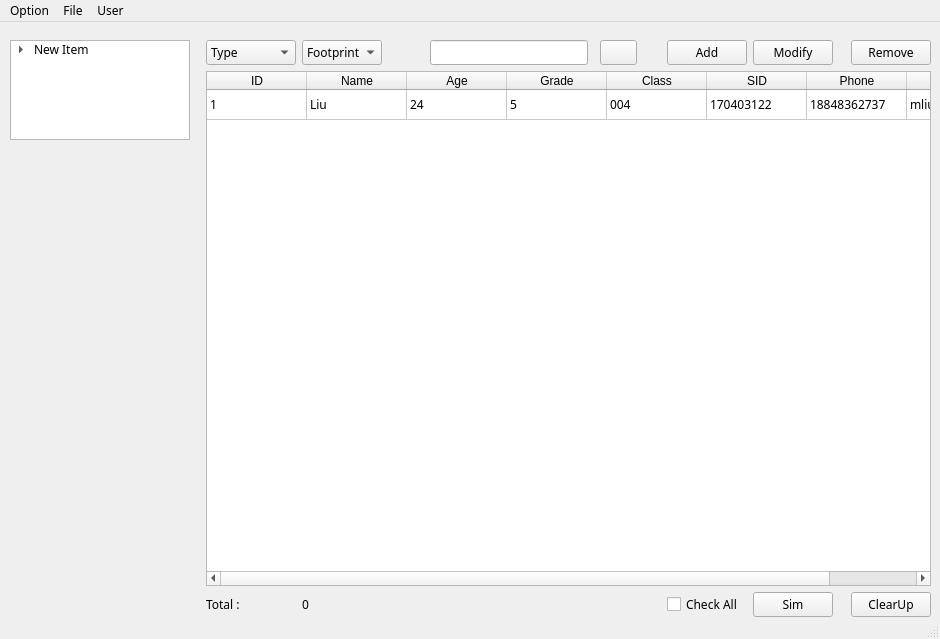
<?xml version="1.0" encoding="UTF-8"?>
<ui version="4.0">
 <class>MainWindow</class>
 <widget class="QMainWindow" name="MainWindow">
  <property name="geometry">
   <rect>
    <x>0</x>
    <y>0</y>
    <width>940</width>
    <height>639</height>
   </rect>
  </property>
  <property name="minimumSize">
   <size>
    <width>800</width>
    <height>480</height>
   </size>
  </property>
  <property name="font">
   <font>
    <family>Fira Code</family>
   </font>
  </property>
  <property name="windowTitle">
   <string>StudentInfoManager</string>
  </property>
  <property name="windowIcon">
   <iconset resource="Resources/res.qrc">
    <normaloff>:/img/logo.ico</normaloff>:/img/logo.ico</iconset>
  </property>
  <property name="toolTip">
   <string> Student Information Management System</string>
  </property>
  <widget class="QWidget" name="Body">
   <property name="styleSheet">
    <string notr="true"/>
   </property>
   <layout class="QGridLayout" name="gridLayout_3">
    <property name="leftMargin">
     <number>0</number>
    </property>
    <property name="topMargin">
     <number>0</number>
    </property>
    <property name="rightMargin">
     <number>0</number>
    </property>
    <property name="bottomMargin">
     <number>0</number>
    </property>
    <property name="spacing">
     <number>0</number>
    </property>
    <item row="0" column="0" colspan="2">
     <widget class="QWidget" name="TopView" native="true">
      <property name="styleSheet">
       <string notr="true"/>
      </property>
      <layout class="QGridLayout" name="gridLayout_2">
       <property name="leftMargin">
        <number>0</number>
       </property>
       <property name="topMargin">
        <number>0</number>
       </property>
       <property name="rightMargin">
        <number>0</number>
       </property>
       <property name="bottomMargin">
        <number>0</number>
       </property>
       <property name="spacing">
        <number>0</number>
       </property>
       <item row="0" column="0">
        <widget class="QWidget" name="widget_2" native="true">
         <layout class="QGridLayout" name="gridLayout"/>
        </widget>
       </item>
      </layout>
     </widget>
    </item>
    <item row="3" column="0">
     <widget class="QWidget" name="widget" native="true">
      <property name="minimumSize">
       <size>
        <width>200</width>
        <height>200</height>
       </size>
      </property>
      <widget class="QTreeWidget" name="tree_leftTreePanel">
       <property name="geometry">
        <rect>
         <x>10</x>
         <y>0</y>
         <width>180</width>
         <height>100</height>
        </rect>
       </property>
       <property name="minimumSize">
        <size>
         <width>0</width>
         <height>0</height>
        </size>
       </property>
       <property name="maximumSize">
        <size>
         <width>180</width>
         <height>100</height>
        </size>
       </property>
       <property name="styleSheet">
        <string notr="true"/>
       </property>
       <attribute name="headerVisible">
        <bool>false</bool>
       </attribute>
       <column>
        <property name="text">
         <string>Page</string>
        </property>
       </column>
       <item>
        <property name="text">
         <string>New Item</string>
        </property>
        <item>
         <property name="text">
          <string>New Subitem</string>
         </property>
        </item>
        <item>
         <property name="text">
          <string>New Subitem</string>
         </property>
        </item>
       </item>
      </widget>
     </widget>
    </item>
    <item row="3" column="1">
     <widget class="QStackedWidget" name="stackedWidget">
      <property name="styleSheet">
       <string notr="true"/>
      </property>
      <widget class="QWidget" name="page">
       <layout class="QGridLayout" name="gridLayout_4">
        <property name="leftMargin">
         <number>6</number>
        </property>
        <property name="topMargin">
         <number>0</number>
        </property>
        <property name="bottomMargin">
         <number>0</number>
        </property>
        <item row="0" column="12">
         <widget class="QPushButton" name="btn_serach">
          <property name="autoFillBackground">
           <bool>false</bool>
          </property>
          <property name="text">
           <string/>
          </property>
          <property name="icon">
           <iconset resource="Resources/res.qrc">
            <normaloff>:/img/search_white_48px.png</normaloff>:/img/search_white_48px.png</iconset>
          </property>
          <property name="iconSize">
           <size>
            <width>18</width>
            <height>18</height>
           </size>
          </property>
          <property name="autoRepeat">
           <bool>false</bool>
          </property>
          <property name="autoExclusive">
           <bool>false</bool>
          </property>
          <property name="autoDefault">
           <bool>false</bool>
          </property>
          <property name="default">
           <bool>false</bool>
          </property>
          <property name="flat">
           <bool>false</bool>
          </property>
         </widget>
        </item>
        <item row="3" column="18">
         <widget class="QPushButton" name="btn_simulation">
          <property name="text">
           <string>Sim</string>
          </property>
         </widget>
        </item>
        <item row="3" column="17">
         <widget class="QCheckBox" name="cbox_checkAll">
          <property name="text">
           <string>Check All</string>
          </property>
         </widget>
        </item>
        <item row="0" column="18">
         <widget class="QPushButton" name="btn_modify">
          <property name="text">
           <string>Modify</string>
          </property>
          <property name="icon">
           <iconset resource="Resources/res.qrc">
            <normaloff>:/img/modify_white_48px.png</normaloff>:/img/modify_white_48px.png</iconset>
          </property>
         </widget>
        </item>
        <item row="0" column="21">
         <widget class="QPushButton" name="btn_remove">
          <property name="text">
           <string>Remove</string>
          </property>
          <property name="icon">
           <iconset resource="Resources/res.qrc">
            <normaloff>:/img/remove_white_48px.png</normaloff>:/img/remove_white_48px.png</iconset>
          </property>
         </widget>
        </item>
        <item row="0" column="10">
         <widget class="QLineEdit" name="ld_serach">
          <property name="minimumSize">
           <size>
            <width>0</width>
            <height>0</height>
           </size>
          </property>
         </widget>
        </item>
        <item row="3" column="1">
         <widget class="QLabel" name="label_5">
          <property name="minimumSize">
           <size>
            <width>10</width>
            <height>0</height>
           </size>
          </property>
          <property name="maximumSize">
           <size>
            <width>50</width>
            <height>16777215</height>
           </size>
          </property>
          <property name="text">
           <string>Total :</string>
          </property>
         </widget>
        </item>
        <item row="0" column="17">
         <widget class="QPushButton" name="btn_add">
          <property name="text">
           <string>Add</string>
          </property>
          <property name="icon">
           <iconset resource="Resources/res.qrc">
            <normaloff>:/img/add_white_48px.png</normaloff>:/img/add_white_48px.png</iconset>
          </property>
         </widget>
        </item>
        <item row="0" column="1">
         <widget class="QComboBox" name="comboBox">
          <item>
           <property name="text">
            <string>Type</string>
           </property>
          </item>
          <item>
           <property name="text">
            <string>Res</string>
           </property>
          </item>
          <item>
           <property name="text">
            <string>Cap</string>
           </property>
          </item>
          <item>
           <property name="text">
            <string>二极管</string>
           </property>
          </item>
          <item>
           <property name="text">
            <string>三极管</string>
           </property>
          </item>
          <item>
           <property name="text">
            <string>线性稳压管</string>
           </property>
          </item>
          <item>
           <property name="text">
            <string>电源管理</string>
           </property>
          </item>
         </widget>
        </item>
        <item row="2" column="1" colspan="21">
         <widget class="QTableWidget" name="tableWidget">
          <property name="styleSheet">
           <string notr="true"/>
          </property>
          <property name="frameShape">
           <enum>QFrame::StyledPanel</enum>
          </property>
          <property name="lineWidth">
           <number>1</number>
          </property>
          <property name="alternatingRowColors">
           <bool>false</bool>
          </property>
          <property name="gridStyle">
           <enum>Qt::SolidLine</enum>
          </property>
          <property name="sortingEnabled">
           <bool>false</bool>
          </property>
          <property name="cornerButtonEnabled">
           <bool>true</bool>
          </property>
          <attribute name="horizontalHeaderVisible">
           <bool>true</bool>
          </attribute>
          <attribute name="horizontalHeaderCascadingSectionResizes">
           <bool>false</bool>
          </attribute>
          <attribute name="horizontalHeaderShowSortIndicator" stdset="0">
           <bool>false</bool>
          </attribute>
          <attribute name="horizontalHeaderStretchLastSection">
           <bool>true</bool>
          </attribute>
          <attribute name="verticalHeaderVisible">
           <bool>false</bool>
          </attribute>
          <attribute name="verticalHeaderCascadingSectionResizes">
           <bool>true</bool>
          </attribute>
          <attribute name="verticalHeaderShowSortIndicator" stdset="0">
           <bool>true</bool>
          </attribute>
          <attribute name="verticalHeaderStretchLastSection">
           <bool>false</bool>
          </attribute>
          <row>
           <property name="text">
            <string>1</string>
           </property>
          </row>
          <column>
           <property name="text">
            <string>ID</string>
           </property>
          </column>
          <column>
           <property name="text">
            <string>Name</string>
           </property>
          </column>
          <column>
           <property name="text">
            <string>Age</string>
           </property>
          </column>
          <column>
           <property name="text">
            <string>Grade</string>
           </property>
          </column>
          <column>
           <property name="text">
            <string>Class</string>
           </property>
          </column>
          <column>
           <property name="text">
            <string>SID</string>
           </property>
          </column>
          <column>
           <property name="text">
            <string>Phone</string>
           </property>
          </column>
          <column>
           <property name="text">
            <string>Wechat</string>
           </property>
          </column>
          <item row="0" column="0">
           <property name="text">
            <string>1</string>
           </property>
          </item>
          <item row="0" column="1">
           <property name="text">
            <string>Liu</string>
           </property>
          </item>
          <item row="0" column="2">
           <property name="text">
            <string>24</string>
           </property>
          </item>
          <item row="0" column="3">
           <property name="text">
            <string>5</string>
           </property>
          </item>
          <item row="0" column="4">
           <property name="text">
            <string>004</string>
           </property>
          </item>
          <item row="0" column="5">
           <property name="text">
            <string>170403122</string>
           </property>
          </item>
          <item row="0" column="6">
           <property name="text">
            <string>18848362737</string>
           </property>
          </item>
          <item row="0" column="7">
           <property name="text">
            <string>mliu2013</string>
           </property>
          </item>
         </widget>
        </item>
        <item row="3" column="21">
         <widget class="QPushButton" name="btn_clearUpStudent">
          <property name="text">
           <string>ClearUp</string>
          </property>
         </widget>
        </item>
        <item row="3" column="2">
         <widget class="QLabel" name="lb_totalCount">
          <property name="minimumSize">
           <size>
            <width>50</width>
            <height>0</height>
           </size>
          </property>
          <property name="text">
           <string>0</string>
          </property>
         </widget>
        </item>
        <item row="0" column="2">
         <widget class="QComboBox" name="comboBox_2">
          <item>
           <property name="text">
            <string>Footprint</string>
           </property>
          </item>
          <item>
           <property name="text">
            <string>0402</string>
           </property>
          </item>
          <item>
           <property name="text">
            <string>0603</string>
           </property>
          </item>
          <item>
           <property name="text">
            <string>0805</string>
           </property>
          </item>
          <item>
           <property name="text">
            <string>SOP-23</string>
           </property>
          </item>
         </widget>
        </item>
       </layout>
      </widget>
      <widget class="QWidget" name="page_2"/>
     </widget>
    </item>
   </layout>
  </widget>
  <widget class="QMenuBar" name="menubar">
   <property name="geometry">
    <rect>
     <x>0</x>
     <y>0</y>
     <width>940</width>
     <height>20</height>
    </rect>
   </property>
   <widget class="QMenu" name="menuFile">
    <property name="title">
     <string>File</string>
    </property>
    <widget class="QMenu" name="menuExport">
     <property name="title">
      <string>Export</string>
     </property>
     <addaction name="actionexport_as_a_excel"/>
    </widget>
    <addaction name="menuExport"/>
   </widget>
   <widget class="QMenu" name="menuOption">
    <property name="title">
     <string>Option</string>
    </property>
    <addaction name="actionExit"/>
   </widget>
   <widget class="QMenu" name="menuUser">
    <property name="title">
     <string>User</string>
    </property>
    <addaction name="actionCurrent_User"/>
   </widget>
   <addaction name="menuOption"/>
   <addaction name="menuFile"/>
   <addaction name="menuUser"/>
  </widget>
  <widget class="QStatusBar" name="statusbar"/>
  <action name="actionexport_as_a_excel">
   <property name="text">
    <string>export as a excel</string>
   </property>
  </action>
  <action name="actionExit">
   <property name="text">
    <string>Exit</string>
   </property>
  </action>
  <action name="actionCurrent_User">
   <property name="text">
    <string>Current User</string>
   </property>
  </action>
 </widget>
 <resources>
  <include location="Resources/res.qrc"/>
 </resources>
 <connections/>
</ui>
